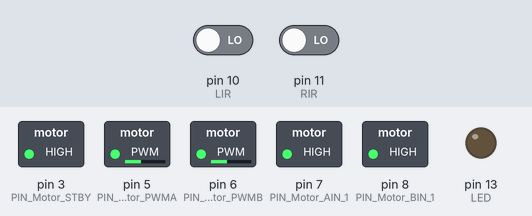
This sketch was run on a simulated Arduino Uno, built with avr-gcc and run on an emulated ATmega328P. On the bench: switched loads named in the sketch (green lamp = pin HIGH), output pins drawn as LEDs (lit = HIGH). Dashed ring = blinking. The test bench sets the inputs (shaded band); at power-on: pin 10 (LIR) LOW, pin 11 (RIR) LOW. Random numbers use the default seed unless the sketch sets one.

Above: at 1.2 s.
1.3 s: pin 10 (LIR) driven HIGH
At 1.6 s:
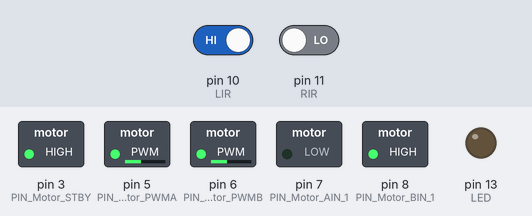
4.3 s: pin 11 (RIR) driven HIGH
7.3 s: pin 11 (RIR) driven LOW
At 8.6 s:
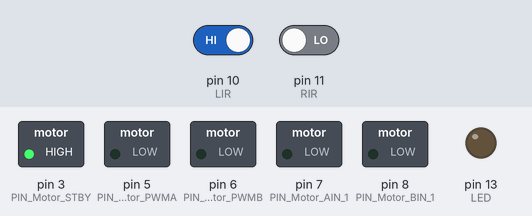
10.3 s: pin 10 (LIR) driven LOW
At 10.9 s:
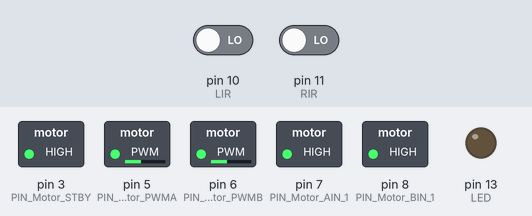
Timing chart, 0 to 13.0 s (numbered marks = the images above; inputs shaded):
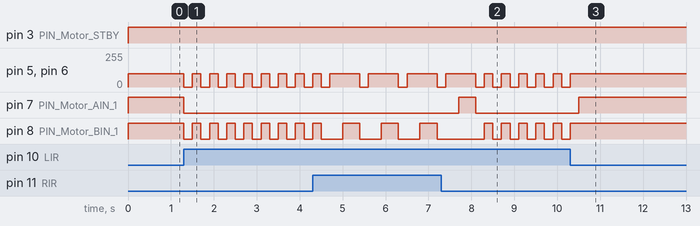

The sketch:

edge_avoidance.ino
```cpp
//Define constants for motor pins
#define PIN_Motor_PWMA 5
#define PIN_Motor_PWMB 6
#define PIN_Motor_BIN_1 8
#define PIN_Motor_AIN_1 7
#define PIN_Motor_STBY 3
//Define constants for ir pins
#define LIR 10 //Servo1 pin 10
#define RIR 11 //Servo2 pin 11
#define LED 13

#define Speed_num 100
float half_speed=(Speed_num/2);

//Set the pinmode with the constants
void setup() {
  Serial.begin(9600);
  pinMode(PIN_Motor_PWMA, OUTPUT);
  pinMode(PIN_Motor_PWMB, OUTPUT);
  pinMode(PIN_Motor_AIN_1, OUTPUT);
  pinMode(PIN_Motor_BIN_1, OUTPUT);
  pinMode(PIN_Motor_STBY, OUTPUT);

  pinMode(LIR, INPUT);
  pinMode(RIR, INPUT);
  pinMode(LED, OUTPUT);
}

void forward() {
  digitalWrite(PIN_Motor_STBY, HIGH);

  digitalWrite(PIN_Motor_AIN_1, HIGH);
  analogWrite(PIN_Motor_PWMA, Speed_num);

  digitalWrite(PIN_Motor_BIN_1, HIGH);
  analogWrite(PIN_Motor_PWMB, Speed_num);
}

void backward() {
  digitalWrite(PIN_Motor_STBY, HIGH);

  digitalWrite(PIN_Motor_AIN_1, LOW);
  analogWrite(PIN_Motor_PWMA, Speed_num);

  digitalWrite(PIN_Motor_BIN_1, LOW);
  analogWrite(PIN_Motor_PWMB, Speed_num);
}

void left() {
  digitalWrite(PIN_Motor_STBY, HIGH);

  digitalWrite(PIN_Motor_AIN_1, HIGH);
  analogWrite(PIN_Motor_PWMA, Speed_num);

  digitalWrite(PIN_Motor_BIN_1, LOW);
  analogWrite(PIN_Motor_PWMB, Speed_num);
}

void right() {
  digitalWrite(PIN_Motor_STBY, HIGH);

  digitalWrite(PIN_Motor_AIN_1, LOW);
  analogWrite(PIN_Motor_PWMA, Speed_num);

  digitalWrite(PIN_Motor_BIN_1, HIGH);
  analogWrite(PIN_Motor_PWMB, Speed_num);
}

void stop_bot(){
  digitalWrite(PIN_Motor_STBY, HIGH);

  digitalWrite(PIN_Motor_AIN_1, LOW);
  analogWrite(PIN_Motor_PWMA, 0);

  digitalWrite(PIN_Motor_BIN_1, LOW);
  analogWrite(PIN_Motor_PWMB, 0);
}

void leftForward() {
  digitalWrite(PIN_Motor_STBY, HIGH);

  digitalWrite(PIN_Motor_AIN_1, HIGH);
  analogWrite(PIN_Motor_PWMA, Speed_num);

  digitalWrite(PIN_Motor_BIN_1, HIGH);
  analogWrite(PIN_Motor_PWMB, half_speed);
}

void leftBackward() {
  digitalWrite(PIN_Motor_STBY, HIGH);

  digitalWrite(PIN_Motor_AIN_1, HIGH);
  analogWrite(PIN_Motor_PWMA, Speed_num);

  digitalWrite(PIN_Motor_BIN_1, HIGH);
  analogWrite(PIN_Motor_PWMB, half_speed);
}

void rightForward() {
  digitalWrite(PIN_Motor_STBY, HIGH);

  digitalWrite(PIN_Motor_AIN_1, HIGH);
  analogWrite(PIN_Motor_PWMA, half_speed);

  digitalWrite(PIN_Motor_BIN_1, HIGH);
  analogWrite(PIN_Motor_PWMB, Speed_num);
}

void rightBackward() {
  digitalWrite(PIN_Motor_STBY, HIGH);

  digitalWrite(PIN_Motor_AIN_1, LOW);
  analogWrite(PIN_Motor_PWMA, half_speed);

  digitalWrite(PIN_Motor_BIN_1, LOW);
  analogWrite(PIN_Motor_PWMB, Speed_num);
}

void loop(){
  int LIR_sensor = digitalRead(LIR);
  int RIR_sensor= digitalRead(RIR);
  if (!(LIR_sensor) && !(RIR_sensor)){
    // ground detected under both sensors
    // go straight
    //Serial.println("");
    forward();
  }
  if (LIR_sensor && !(RIR_sensor)) {
    // no ground on left side, ground under right side
    // go right
    stop_bot();
    delay(200);
    right();
    delay(200);
  }
  if (!(LIR_sensor) && RIR_sensor) {
    // no ground on right side, ground under left side
    // go left
    stop_bot();
    delay(200);
    left();
    delay(200);
  }
  if (LIR_sensor && RIR_sensor) {
    // no ground on either side detected
    // move back and turn either left(rand is 0) or right(rand is 1)
    stop_bot();
    delay(200);
    backward();
    delay(300);
    if ((rand() % 2)==0) {
      left();
      delay(200);
      left();
    }
    else {
      right();
      delay(200);
      right();
    }
    delay(200);
  }
}
```

Measured:
- after the input at 1.3 s, pin 5 (PIN_Motor_PWMA), pin 6 (PIN_Motor_PWMB): alternates 100/255 for 0.20 s and 0/255 for 0.20 s, starting at once; pin 7 (PIN_Motor_AIN_1): HIGH → LOW at once; pin 8 (PIN_Motor_BIN_1): alternates HIGH for 0.20 s and LOW for 0.20 s, starting at once
- after the input at 7.3 s, pin 8 (PIN_Motor_BIN_1): alternates HIGH for 0.20 s and LOW for 0.20 s, starting after 1.0 s
- after the input at 10.3 s, pin 7 (PIN_Motor_AIN_1): LOW → HIGH after 0.20 s
